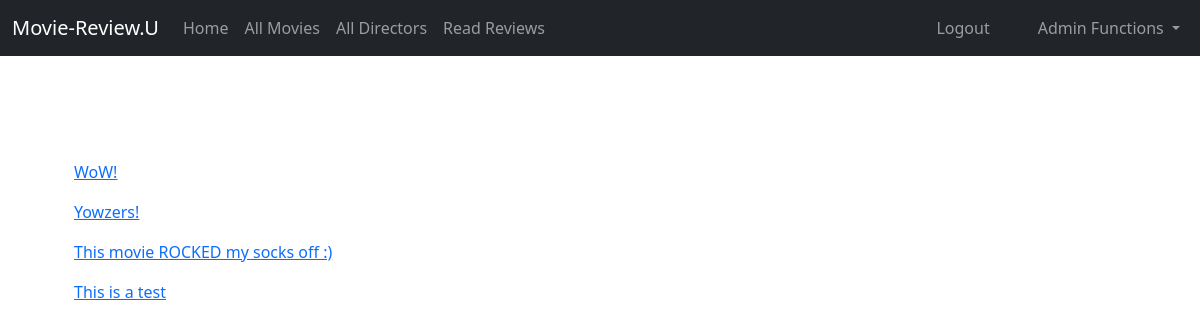
/moviereview_list/ (signed in), run on the app's committed database.
### catalog/models.py (models this page shows, shortened)
class MovieReview(models.Model):
    caption = models.CharField(max_length=100)
    star_rating = models.IntegerField(default=1, validators=[MaxValueValidator(5), MinValueValidator(1)])  # add star image functionality
    review_text = models.TextField(max_length=300) # Review text
    movie = models.ForeignKey('Movie', on_delete=models.RESTRICT, null=True)
    user = models.ForeignKey(User, on_delete=models.CASCADE, null=True)
    def get_absolute_url(self):
        return reverse('review_detail', args=[str(self.id)])

### catalog/views.py (the view)
# urls.py: path('moviereview_list/', views.MovieReviewListView.as_view(), name='moviereview_list'),
class MovieReviewListView(LoginRequiredMixin, generic.ListView):
    model = MovieReview

### catalog/templates/catalog/moviereview_list.html (shortened to what this page needs)
{% extends "catalog/base.html" %}
{% block content %}
    <h1>All Reviews</h1>
        {% if moviereview_list %}
            <ul>
                {% for movie in moviereview_list %}
                    <li>
                       <a href="{{ movie.get_absolute_url }}"><p>{{ movie.caption }}<p></a>
                    </li>
                {% endfor %}
            </ul>
        {% else %}
            <p>There are no movies reviewed yet.</p>
        {% endif %}
{% endblock %}

### catalog/templates/catalog/base.html (style rules this page uses)
body { background-image: url("/media/image/camera.jpeg"); background-position: center; margin: 0; padding: 0; color: white; }

### catalog/templates/catalog/moviereview_list.html (style rules this page uses)
body { background-image: url("/media/image/camera.jpeg"); background-position: center; margin: 0; padding: 0; color: white; }

### data on the page
MovieReview: caption "WoW!"
MovieReview: caption "Yowzers!"
MovieReview: caption "This movie ROCKED my socks off :)"
MovieReview: caption "This is a test"
